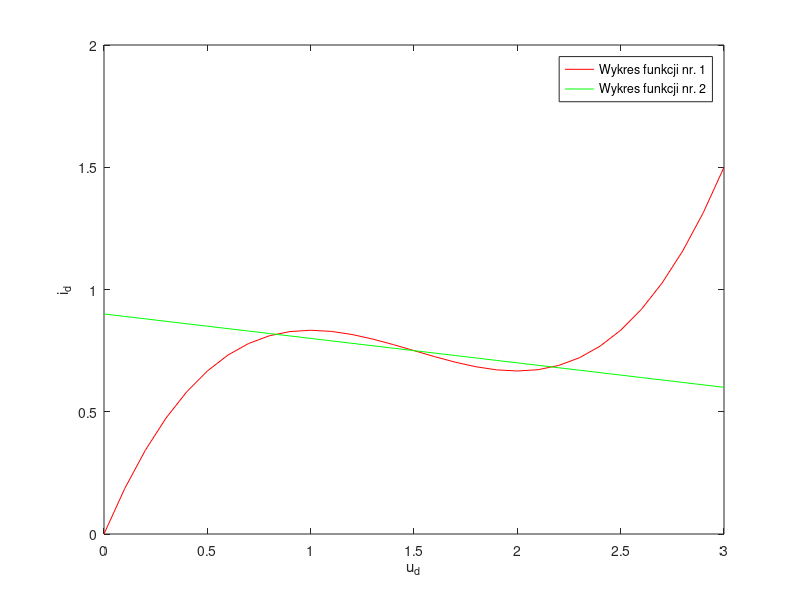

The MATLAB script that drew this image: (Note: this script raises an error after producing the figure.)
clear all;

% A
fun1 = @(x) 1/3.*x.^3 - 3/2.*x.^2 + 2.*x;
fun2 = @(x) -1/10.*x + 0.9;
przedzial = 0:0.1:3;

plot(przedzial, fun1(przedzial), "r-", przedzial, fun2(przedzial), "g-");
legend("Wykres funkcji nr. 1", "Wykres funkcji nr. 2");
xlabel("u_d");
ylabel("i_d");

% Odp: (1,5; 3/4), (0,8; 0,82), (2,2; 0,68)

% B
fun3 = @(x) 1/3.*x.^3 - 1.5.*x.^2 +2.1.*x - 0.9;
wynik = dzialanieFsolve(fun3, 1, 3);
figure()
plot(przedzial, fun1(przedzial), "r-", przedzial, fun2(przedzial), "g-", wynik, fun1(wynik), "bo");
legend("Wykres funkcji nr. 1", "Wykres funkcji nr. 2", "Miejsca zerowe");
xlabel("u_d");
ylabel("i_d");

% C

y1 = [];
y2 = [];
y3 = [];

poczatek = 1e-14;
x = [];
for counter=1:13
    x = [x poczatek];
    poczatek = poczatek * 10;
end

for counter=x
    y1 = [y1 iteracjeFsolve(fun3, counter, 1)];
    y2 = [y2 iteracjeFsolve(fun3, counter, 1.3)];
    y3 = [y3 iteracjeFsolve(fun3, counter, 2)];
end

figure()
plot(x, y1, x, y2, x, y3);
legend("0.8292", "1.5", "2.178");
xlabel("Tolerancja");
ylabel("Iteracje");

% FUNKCJE

% DZIALANIE PRZEZ FSOLVE
function wynik=dzialanieFsolve(fun, x0, b)
    y = [];
    for counter=x0:0.5:b
        y = [y fsolve(fun, counter)];
    end
    wynik = y;
end

function y=iteracjeFsolve(fun, tolerancja, x0)
    optim = optimoptions(@fsolve,'FunctionTolerance', tolerancja);
    [x, fval, exitflag, output] = fsolve(fun, x0, optim);
    clc;
    y = output.iterations;
end